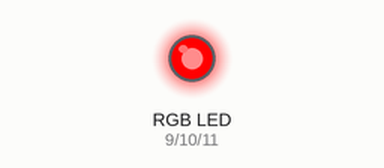
This sketch was run on a simulated Arduino Uno, built with avr-gcc and run on an emulated ATmega328P. On the bench: an RGB LED mixed from three pins (HIGH = lit). Dim RGB values are drawn brighter than linear.

Above: at 0.05 s.
At 1.75 s:
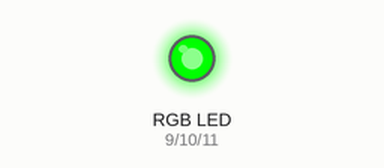
At 2.6 s:
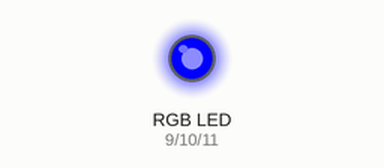
At 3.5 s:
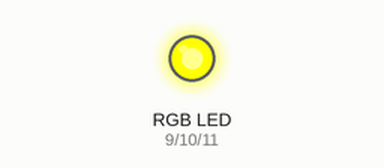
At 5.25 s:
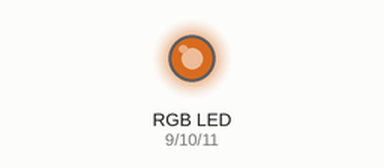
At 7.0 s:
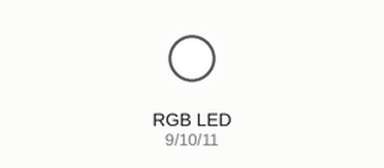
Timing chart, 0 to 9.1 s (numbered marks = the images above):
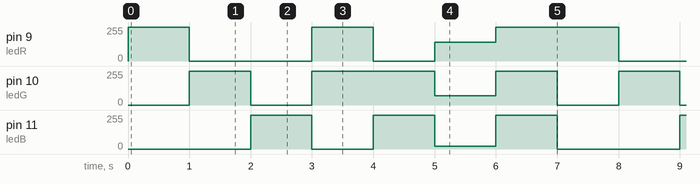

Measured:
- by itself, pin 9 (ledR): repeats every 7.0 s: 0/255 2.0 s, 255/255 1.0 s, 0/255 1.0 s, 139/255 1.0 s, 255/255 2.0 s
- by itself, pin 10 (ledG): repeats every 7.0 s: 0/255 1.0 s, 255/255 2.0 s, 69/255 1.0 s, 255/255 1.0 s, 0/255 1.0 s, 255/255 1.0 s
- by itself, pin 11 (ledB): repeats every 7.0 s: 0/255 1.0 s, 255/255 1.0 s, 19/255 1.0 s, 255/255 1.0 s, 0/255 2.0 s, 255/255 1.0 s

The sketch:

LV01_ZAD07.ino
```cpp
int ledR = 9;
int ledG = 10;
int ledB = 11;

void setup() {
  pinMode(ledR, OUTPUT);
  pinMode(ledG, OUTPUT);
  pinMode(ledB, OUTPUT);
}

void loop() {
  setColor(255, 0, 0);
  delay(1000);

  setColor(0, 255, 0);
  delay(1000);

  setColor(0, 0, 255);
  delay(1000);

  setColor(255, 255, 0);
  delay(1000);

  setColor(0, 255, 255);
  delay(1000);

  setColor(139, 69, 19);
  delay(1000);

  setColor(255, 255, 255);
  delay(1000);
}

void setColor(int red, int green, int blue){
  analogWrite(ledR, red);
  analogWrite(ledG, green);
  analogWrite(ledB, blue);
}
```
